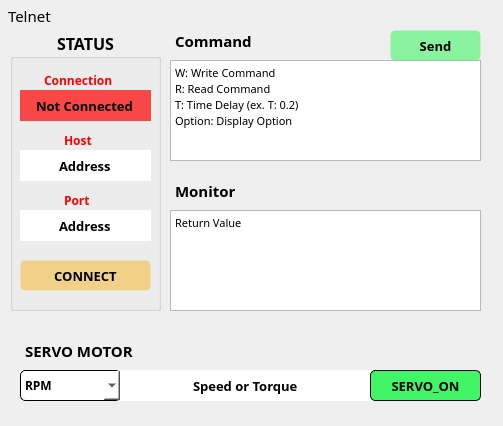
<?xml version="1.0" encoding="UTF-8"?>
<ui version="4.0">
 <class>Telnet</class>
 <widget class="QWidget" name="Telnet">
  <property name="geometry">
   <rect>
    <x>0</x>
    <y>0</y>
    <width>503</width>
    <height>426</height>
   </rect>
  </property>
  <property name="sizePolicy">
   <sizepolicy hsizetype="Expanding" vsizetype="Expanding">
    <horstretch>0</horstretch>
    <verstretch>0</verstretch>
   </sizepolicy>
  </property>
  <property name="windowTitle">
   <string>TELNET QT</string>
  </property>
  <widget class="QGroupBox" name="Status_groupBox">
   <property name="geometry">
    <rect>
     <x>10</x>
     <y>30</y>
     <width>151</width>
     <height>281</height>
    </rect>
   </property>
   <property name="font">
    <font>
     <family>Arial Black</family>
     <pointsize>12</pointsize>
     <weight>75</weight>
     <bold>true</bold>
    </font>
   </property>
   <property name="styleSheet">
    <string notr="true"/>
   </property>
   <property name="title">
    <string>STATUS</string>
   </property>
   <property name="alignment">
    <set>Qt::AlignCenter</set>
   </property>
   <widget class="QLabel" name="label_65">
    <property name="geometry">
     <rect>
      <x>50</x>
      <y>90</y>
      <width>91</width>
      <height>41</height>
     </rect>
    </property>
    <property name="font">
     <font>
      <family>Arial Black</family>
      <pointsize>9</pointsize>
      <weight>75</weight>
      <bold>true</bold>
     </font>
    </property>
    <property name="styleSheet">
     <string notr="true">border: 1px solid transparent;
color: red;</string>
    </property>
    <property name="text">
     <string>Host</string>
    </property>
   </widget>
   <widget class="QLineEdit" name="line_Port">
    <property name="geometry">
     <rect>
      <x>10</x>
      <y>180</y>
      <width>131</width>
      <height>31</height>
     </rect>
    </property>
    <property name="font">
     <font>
      <family>Arial Black</family>
      <pointsize>10</pointsize>
      <weight>75</weight>
      <bold>true</bold>
     </font>
    </property>
    <property name="layoutDirection">
     <enum>Qt::LeftToRight</enum>
    </property>
    <property name="styleSheet">
     <string notr="true">qproperty-cursorPosition: 0;
border: 1px solid transparent;</string>
    </property>
    <property name="text">
     <string>Address</string>
    </property>
    <property name="frame">
     <bool>true</bool>
    </property>
    <property name="alignment">
     <set>Qt::AlignCenter</set>
    </property>
   </widget>
   <widget class="QLineEdit" name="line_Host">
    <property name="geometry">
     <rect>
      <x>10</x>
      <y>120</y>
      <width>131</width>
      <height>31</height>
     </rect>
    </property>
    <property name="font">
     <font>
      <family>Arial Black</family>
      <pointsize>10</pointsize>
      <weight>75</weight>
      <bold>true</bold>
     </font>
    </property>
    <property name="layoutDirection">
     <enum>Qt::LeftToRight</enum>
    </property>
    <property name="styleSheet">
     <string notr="true">qproperty-cursorPosition: 0;
border: 1px solid transparent;</string>
    </property>
    <property name="text">
     <string>Address</string>
    </property>
    <property name="frame">
     <bool>true</bool>
    </property>
    <property name="alignment">
     <set>Qt::AlignCenter</set>
    </property>
   </widget>
   <widget class="QLabel" name="label_66">
    <property name="geometry">
     <rect>
      <x>50</x>
      <y>150</y>
      <width>41</width>
      <height>41</height>
     </rect>
    </property>
    <property name="font">
     <font>
      <family>Arial Black</family>
      <pointsize>9</pointsize>
      <weight>75</weight>
      <bold>true</bold>
     </font>
    </property>
    <property name="styleSheet">
     <string notr="true">border: 1px solid transparent;
color: red;</string>
    </property>
    <property name="text">
     <string>Port</string>
    </property>
   </widget>
   <widget class="QPushButton" name="btn_Connect">
    <property name="geometry">
     <rect>
      <x>10</x>
      <y>230</y>
      <width>131</width>
      <height>31</height>
     </rect>
    </property>
    <property name="font">
     <font>
      <family>Arial Black</family>
      <pointsize>10</pointsize>
      <weight>75</weight>
      <bold>true</bold>
     </font>
    </property>
    <property name="styleSheet">
     <string notr="true">QPushButton{
	color: black;
	background-color: rgba(245, 188, 66, 150);
	border-radius: 5px;
	border: 1px solid transparent;
}
QPushButton::pressed{
background-color : blue; color: blue
}
QPushButton::hover{
background-color: lightblue;
}
</string>
    </property>
    <property name="text">
     <string>CONNECT</string>
    </property>
    <property name="icon">
     <iconset>
      <normaloff>../img/usb.png</normaloff>../img/usb.png</iconset>
    </property>
    <property name="iconSize">
     <size>
      <width>21</width>
      <height>21</height>
     </size>
    </property>
   </widget>
   <widget class="QLineEdit" name="line_connect_status">
    <property name="geometry">
     <rect>
      <x>10</x>
      <y>60</y>
      <width>131</width>
      <height>31</height>
     </rect>
    </property>
    <property name="font">
     <font>
      <family>Arial Black</family>
      <pointsize>10</pointsize>
      <weight>75</weight>
      <bold>true</bold>
     </font>
    </property>
    <property name="layoutDirection">
     <enum>Qt::LeftToRight</enum>
    </property>
    <property name="styleSheet">
     <string notr="true">qproperty-cursorPosition: 0;
border: 1px solid transparent;
background-color: rgba(255, 0, 0, 0.70)</string>
    </property>
    <property name="text">
     <string>Not Connected</string>
    </property>
    <property name="frame">
     <bool>true</bool>
    </property>
    <property name="alignment">
     <set>Qt::AlignCenter</set>
    </property>
    <property name="readOnly">
     <bool>true</bool>
    </property>
   </widget>
   <widget class="QLabel" name="label_69">
    <property name="geometry">
     <rect>
      <x>30</x>
      <y>30</y>
      <width>91</width>
      <height>41</height>
     </rect>
    </property>
    <property name="font">
     <font>
      <family>Arial Black</family>
      <pointsize>9</pointsize>
      <weight>75</weight>
      <bold>true</bold>
     </font>
    </property>
    <property name="styleSheet">
     <string notr="true">border: 1px solid transparent;
color: red;</string>
    </property>
    <property name="text">
     <string>Connection</string>
    </property>
   </widget>
  </widget>
  <widget class="QLabel" name="label_name">
   <property name="geometry">
    <rect>
     <x>8</x>
     <y>0</y>
     <width>571</width>
     <height>31</height>
    </rect>
   </property>
   <property name="font">
    <font>
     <family>LG Smart UI SemiBold</family>
     <pointsize>11</pointsize>
    </font>
   </property>
   <property name="text">
    <string>Telnet</string>
   </property>
  </widget>
  <widget class="QLabel" name="label_67">
   <property name="geometry">
    <rect>
     <x>170</x>
     <y>10</y>
     <width>111</width>
     <height>61</height>
    </rect>
   </property>
   <property name="font">
    <font>
     <family>Arial Black</family>
     <pointsize>11</pointsize>
     <weight>75</weight>
     <bold>true</bold>
    </font>
   </property>
   <property name="styleSheet">
    <string notr="true">border: 1px solid transparent;
color: black;</string>
   </property>
   <property name="text">
    <string>Command</string>
   </property>
  </widget>
  <widget class="QPlainTextEdit" name="pText_cmd">
   <property name="geometry">
    <rect>
     <x>170</x>
     <y>60</y>
     <width>311</width>
     <height>101</height>
    </rect>
   </property>
   <property name="sizePolicy">
    <sizepolicy hsizetype="Expanding" vsizetype="Expanding">
     <horstretch>0</horstretch>
     <verstretch>0</verstretch>
    </sizepolicy>
   </property>
   <property name="font">
    <font>
     <family>Arial Black</family>
     <pointsize>8</pointsize>
    </font>
   </property>
   <property name="plainText">
    <string>W: Write Command
R: Read Command
T: Time Delay (ex. T: 0.2)
Option: Display Option</string>
   </property>
  </widget>
  <widget class="QPushButton" name="btn_send">
   <property name="geometry">
    <rect>
     <x>390</x>
     <y>30</y>
     <width>91</width>
     <height>31</height>
    </rect>
   </property>
   <property name="font">
    <font>
     <family>Arial Black</family>
     <pointsize>10</pointsize>
     <weight>75</weight>
     <bold>true</bold>
    </font>
   </property>
   <property name="styleSheet">
    <string notr="true">QPushButton{
	color: black;
	background-color: rgba(66, 245, 102, 150);
	border-radius: 5px;
	border: 1px solid transparent;
}
QPushButton::pressed{
background-color : blue; color: blue
}
QPushButton::hover{
background-color: lightgreen;
}</string>
   </property>
   <property name="text">
    <string>Send</string>
   </property>
   <property name="icon">
    <iconset>
     <normaloff>../img/send.png</normaloff>../img/send.png</iconset>
   </property>
   <property name="iconSize">
    <size>
     <width>13</width>
     <height>13</height>
    </size>
   </property>
   <property name="checkable">
    <bool>true</bool>
   </property>
   <property name="checked">
    <bool>true</bool>
   </property>
  </widget>
  <widget class="QPlainTextEdit" name="pText_monitor">
   <property name="geometry">
    <rect>
     <x>170</x>
     <y>210</y>
     <width>311</width>
     <height>101</height>
    </rect>
   </property>
   <property name="sizePolicy">
    <sizepolicy hsizetype="Expanding" vsizetype="Expanding">
     <horstretch>0</horstretch>
     <verstretch>0</verstretch>
    </sizepolicy>
   </property>
   <property name="font">
    <font>
     <family>Arial Black</family>
     <pointsize>8</pointsize>
    </font>
   </property>
   <property name="plainText">
    <string>Return Value</string>
   </property>
  </widget>
  <widget class="QLabel" name="label_68">
   <property name="geometry">
    <rect>
     <x>170</x>
     <y>160</y>
     <width>111</width>
     <height>61</height>
    </rect>
   </property>
   <property name="font">
    <font>
     <family>Arial Black</family>
     <pointsize>11</pointsize>
     <weight>75</weight>
     <bold>true</bold>
    </font>
   </property>
   <property name="styleSheet">
    <string notr="true">border: 1px solid transparent;
color: black;</string>
   </property>
   <property name="text">
    <string>Monitor</string>
   </property>
  </widget>
  <widget class="QComboBox" name="cbox_servo_mode">
   <property name="geometry">
    <rect>
     <x>20</x>
     <y>370</y>
     <width>101</width>
     <height>31</height>
    </rect>
   </property>
   <property name="font">
    <font>
     <family>Arial Black</family>
     <weight>75</weight>
     <bold>true</bold>
    </font>
   </property>
   <property name="layoutDirection">
    <enum>Qt::LeftToRight</enum>
   </property>
   <property name="styleSheet">
    <string notr="true">color: black;
background-color: white;
border: 1px solid black;
border-radius: 5px;</string>
   </property>
   <item>
    <property name="text">
     <string>RPM</string>
    </property>
   </item>
   <item>
    <property name="text">
     <string>Torque</string>
    </property>
   </item>
  </widget>
  <widget class="QLineEdit" name="line_servo_value">
   <property name="geometry">
    <rect>
     <x>120</x>
     <y>370</y>
     <width>251</width>
     <height>31</height>
    </rect>
   </property>
   <property name="font">
    <font>
     <family>Arial Black</family>
     <pointsize>10</pointsize>
     <weight>75</weight>
     <bold>true</bold>
    </font>
   </property>
   <property name="layoutDirection">
    <enum>Qt::LeftToRight</enum>
   </property>
   <property name="styleSheet">
    <string notr="true">qproperty-cursorPosition: 0;
border: 1px solid transparent;</string>
   </property>
   <property name="text">
    <string>Speed or Torque</string>
   </property>
   <property name="frame">
    <bool>true</bool>
   </property>
   <property name="alignment">
    <set>Qt::AlignCenter</set>
   </property>
  </widget>
  <widget class="QPushButton" name="btn_servo_on">
   <property name="geometry">
    <rect>
     <x>370</x>
     <y>370</y>
     <width>111</width>
     <height>31</height>
    </rect>
   </property>
   <property name="font">
    <font>
     <family>Arial Black</family>
     <pointsize>10</pointsize>
     <weight>75</weight>
     <bold>true</bold>
    </font>
   </property>
   <property name="styleSheet">
    <string notr="true">background-color: #42f566;
border: 1px solid black;
border-radius: 5px;
</string>
   </property>
   <property name="text">
    <string>SERVO_ON</string>
   </property>
  </widget>
  <widget class="QLabel" name="label_70">
   <property name="geometry">
    <rect>
     <x>20</x>
     <y>320</y>
     <width>141</width>
     <height>61</height>
    </rect>
   </property>
   <property name="font">
    <font>
     <family>Arial Black</family>
     <pointsize>11</pointsize>
     <weight>75</weight>
     <bold>true</bold>
    </font>
   </property>
   <property name="styleSheet">
    <string notr="true">border: 1px solid transparent;
color: black;</string>
   </property>
   <property name="text">
    <string>SERVO MOTOR</string>
   </property>
  </widget>
 </widget>
 <resources/>
 <connections/>
</ui>
